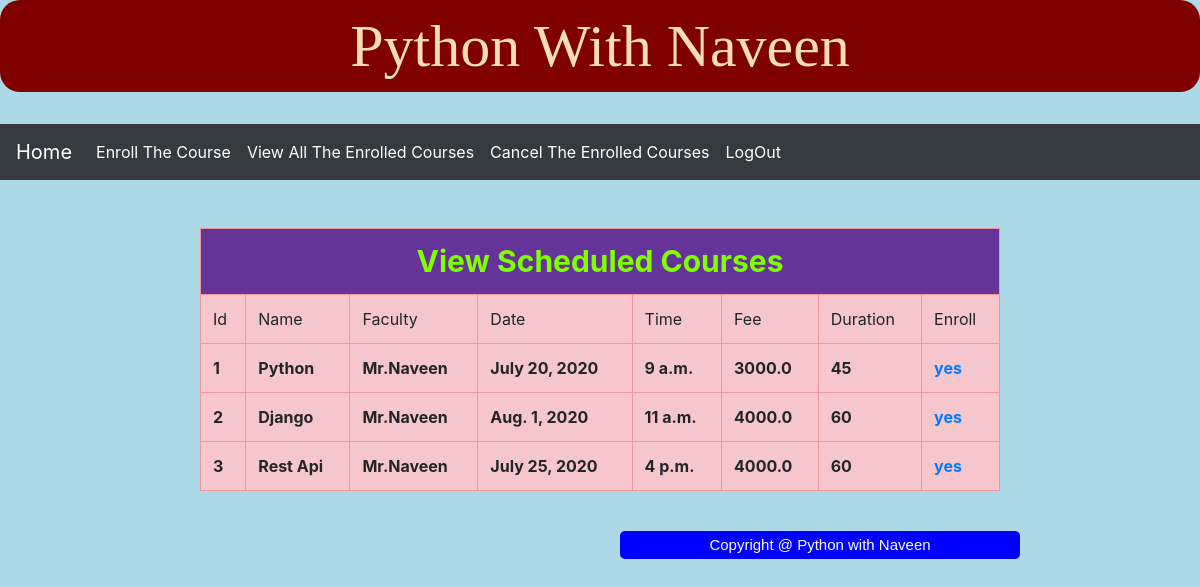
/enroll_course/, run on the app's committed database.
### App/models.py (models this page shows)
class CourseModel(models.Model):
    cid=models.AutoField(primary_key=True)
    name=models.CharField(max_length=30,unique=True,default=None)
    faculty=models.CharField(max_length=30)
    date=models.DateField()
    time=models.TimeField()
    fee=models.FloatField()
    duration=models.IntegerField()

### App/views.py (the view)
# urls.py: path('enroll_course/',views.enroll_course,name='enroll_course'),
def enroll_course(request):
    return render(request,'enroll_course.html',{'data':CourseModel.objects.all(),'sdata':StudentModel.objects.all()})

### templates/enroll_course.html (shortened to what this page needs)
{% extends 'common.html' %}
{% block common %}
    <br>
{% include 'login-student_navbar.html' %}
    {% load static %}
<br><br>
    <table class="table table-bordered table-danger" style="width: 800px;" align="center" >
<tr>
    <th colspan="9" style="text-align: center;color:chartreuse;font-size: 30px;background-color:rebeccapurple;padding: 10px">View Scheduled Courses</th>
</tr>
<tr id="table_row">
    <td>Id</td>
    <td>Name</td>
    <td>Faculty</td>
    <td>Date</td>
    <td>Time</td>
    <td>Fee</td>
    <td>Duration</td>
    <td>Enroll</td>
</tr>
 {% for x in data  %}
 <tr>
 <th>{{ x.cid }}</th>
 <th>{{ x.name }}</th>
 <th>{{ x.faculty }}</th>
 <th>{{ x.date }}</th>
 <th>{{ x.time }}</th>
 <th>{{ x.fee }}</th>
 <th>{{ x.duration }}</th>
 <th>
     <a href="{% url 'save_detail'   %}?cid={{ x.cid }}">yes</a>
 </th>
 {% endfor %}
</table>
{% endblock %}

### templates/enroll_course.html (style rules this page uses)
body { background-color: lightblue; }

### data on the page
CourseModel: cid "1", name "Python", faculty "Mr.Naveen", date "July 20, 2020", time "9 a.m.", fee "3000.0", duration "45"
CourseModel: cid "2", name "Django", faculty "Mr.Naveen", date "Aug. 1, 2020", time "11 a.m.", fee "4000.0", duration "60"
CourseModel: cid "3", name "Rest Api", faculty "Mr.Naveen", date "July 25, 2020", time "4 p.m.", fee "4000.0", duration "60"
